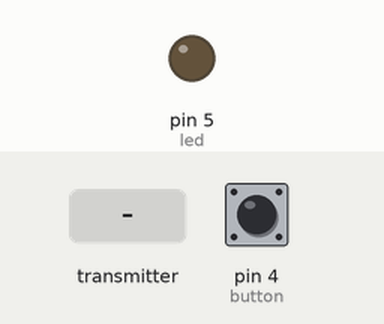
The sketch below on a simulated Arduino Uno, built with avr-gcc and run on an emulated ATmega328P. On the bench: output pins drawn as LEDs (lit = HIGH). The inputs (shaded band) are chosen by the test bench; at power-on: pin 4 (button) HIGH. No radio packets arrive unless stated; what the sketch prints to the serial monitor is not drawn.

Above: at 1.2 s.
1.3 s: the transmitter starts sending dataIn = 1023
At 2.5 s:
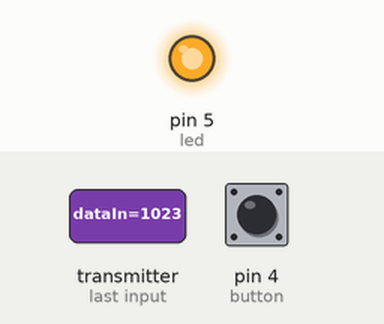
2.8 s: the transmitter starts sending dataIn = 0
At 3.7 s:
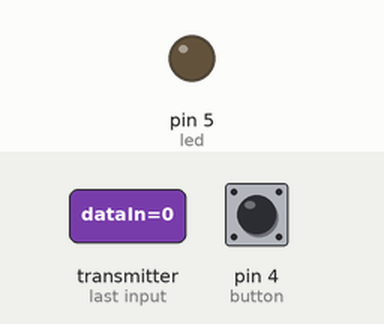
Timing chart, 0 to 5.8 s (numbered marks = the images above; inputs shaded):
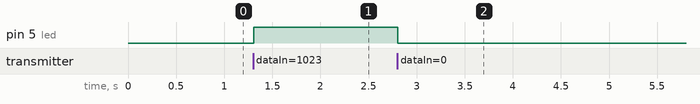

Measured:
- after the input at 1.3 s, pin 5 (led): LOW → HIGH at once
- after the input at 2.8 s, pin 5 (led): HIGH → LOW at once

The sketch:

rf24_bi-dir_rx.ino
```cpp
/*
 * Modified from code at: https://howtomechatronics.com/tutorials/arduino/arduino-wireless-communication-nrf24l01-tutorial/
* Arduino Wireless Communication Tutorial
*     Example 2 - Receiver Code
*
* by Dejan Nedelkovski, www.HowToMechatronics.com
*
* Library: TMRh20/RF24, https://github.com/tmrh20/RF24/
*/

#include <SPI.h>
#include <nRF24L01.h>
#include <RF24.h>
#include <Servo.h>

int button = 4;
int led = 5;

RF24 radio(8, 10); // CE, CSN
const byte addresses[][6] = {"00001", "00002"};
boolean buttonState = 0;

void setup() {
  pinMode(button, INPUT_PULLUP);
  pinMode(led, OUTPUT);

  radio.begin();
  radio.openWritingPipe(addresses[0]); // 00002
  radio.openReadingPipe(1, addresses[1]); // 00001
    // power levels: RF24_PA_MIN, RF24_PA_LOW, RF24_PA_HIGH and RF24_PA_MAX
  radio.setPALevel(RF24_PA_HIGH);
  radio.setChannel(2);  // number between 0-124

  Serial.begin(9600);
  Serial.println("starting main loop...");
}

void loop() {
  delay(5);
  radio.startListening();
  if ( radio.available()) {
    while (radio.available()) {
      int dataIn = 0;
      radio.read(&dataIn, sizeof(dataIn));
//      Serial.println(dataIn);
      analogWrite(led, dataIn);
    }

    delay(5);
    // going into Transmit mode
    radio.stopListening();
    // send the digital input pin value
    buttonState = digitalRead(button);
    radio.write(&buttonState, sizeof(buttonState));
  }
}
```
